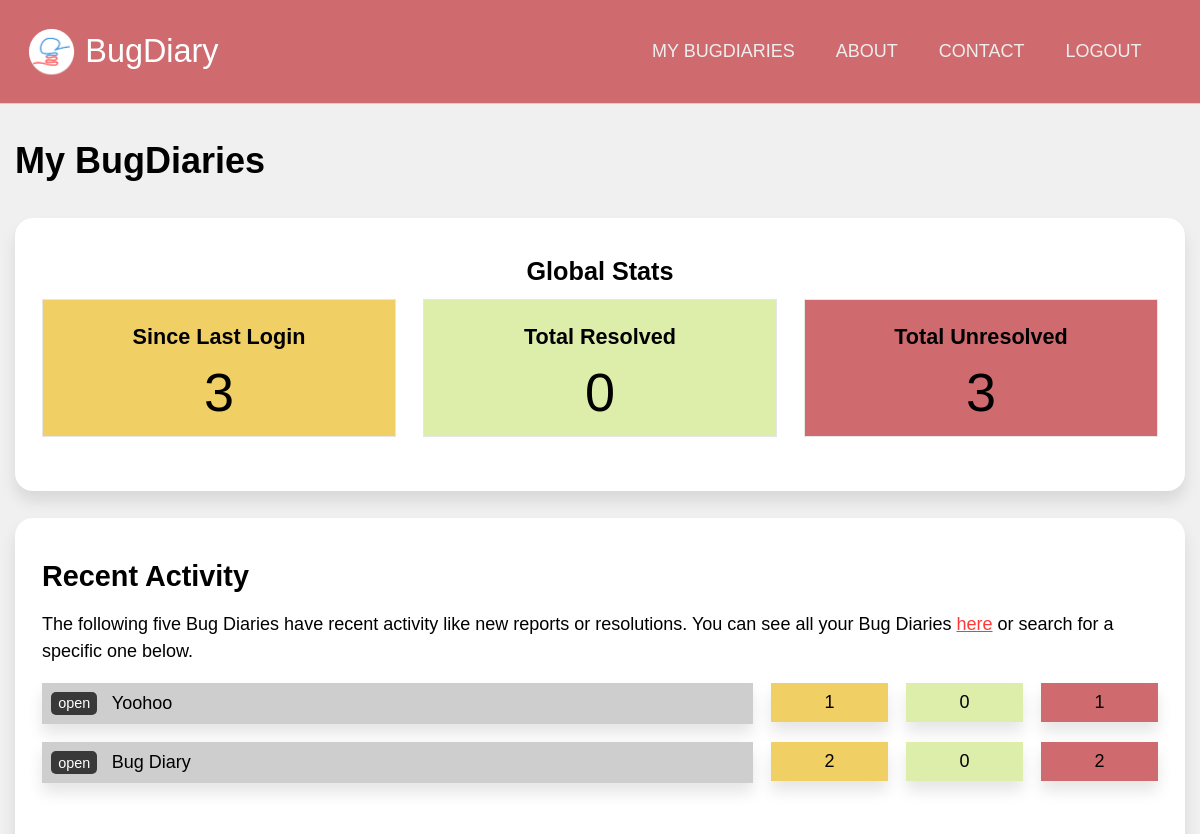
The page /users/dashboard (signed in, upper part) on the database as committed earlier.
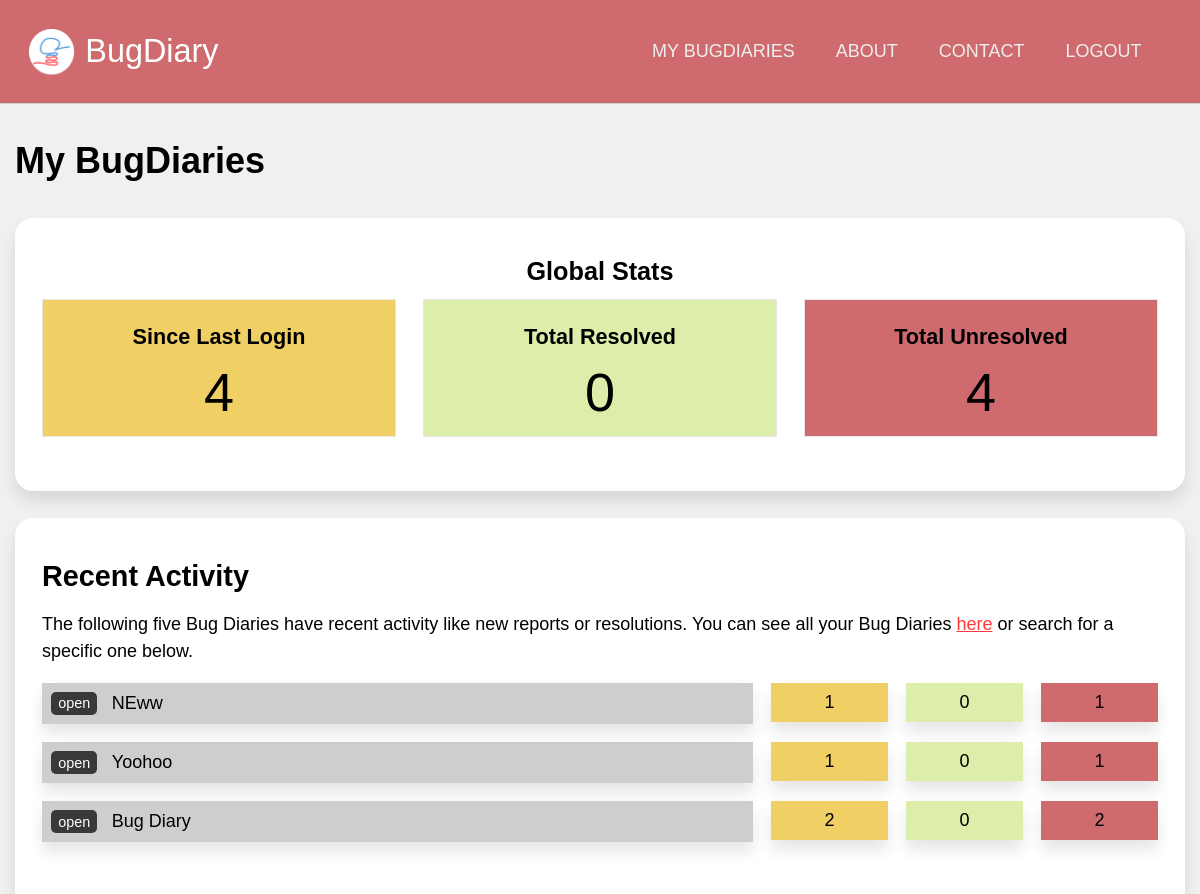
The same page on the database as committed later.
### application/models.py (models this page shows, shortened)
class Projects(db.Model):
    id  = db.Column(db.Integer, primary_key = True, nullable = False)
    url = db.Column(db.String(22), index = True, unique = True, nullable = False)
    name = db.Column(db.String(100), nullable = False)
    description = db.Column(db.Text, nullable = False)
    creation_date = db.Column(db.DateTime, index = True, nullable = False)
    expiry_date = db.Column(db.DateTime, index = True, nullable = False)
    status = db.Column(db.String(10), nullable = False)
    access_code = db.Column(db.String(50), nullable = True)
    last_activity = db.Column(db.DateTime(), default = dt.datetime.now())
    owner = db.Column(db.Integer, db.ForeignKey('users.id')) #linked
    bugs = db.relationship('Bugs', backref = 'containing_project', cascade = "all,delete")
    locations = db.relationship('Project_bug_locations', backref = 'locations_in', cascade = "all,delete")
    types = db.relationship('Project_bug_types', backref = 'types_in', cascade = "all,delete")
    settings = db.relationship('Project_settings', backref = 'settings_for', cascade = "all,delete", uselist = False)
    blog_posts = db.relationship('Blog_posts', backref= 'post_target', cascade = "all,delete")

### application/users/views.py (the view)
@users.route('/dashboard')
@login_required
def dashboard():
    since_last_login = Bugs.query.filter(Bugs.containing_project.has(Projects.id.in_([ proj.id for proj in current_user.owned_projects]))).filter_by(status = "PENDING").filter(Bugs.report_date > current_user.last_login).count()
    resolved = Bugs.query.filter(Bugs.containing_project.has(Projects.id.in_([ proj.id for proj in current_user.owned_projects]))).filter_by(status = "RESOLVED").count()
    unresolved = Bugs.query.filter(Bugs.containing_project.has(Projects.id.in_([ proj.id for proj in current_user.owned_projects]))).filter_by(status = "PENDING").count()
    project_list = current_user.collab_projects
    project_summaries = []
    for project in project_list:
        project_summaries.append({'name': project.name, 'description': project.description, 'url': project.url, 'last_activity': project.last_activity,
        'since_last_login': Bugs.query.filter_by(project = project.id).filter_by(status = "PENDING").filter(Bugs.report_date > current_user.last_login).count(),
        'resolved': Bugs.query.filter_by(project = project.id).filter_by(status = "RESOLVED").count(),
        'unresolved': Bugs.query.filter_by(project = project.id).filter_by(status = "PENDING").count()})
    def get_dates(p):
        return p['last_activity']
    for project in project_summaries:
        print(project['last_activity'])
    print('next')
    project_summaries.sort(key=get_dates, reverse=True)
    for project in project_summaries:
        print(project['last_activity'])
    return render_template('user_dash.html', user = current_user, since_last_login = since_last_login, resolved = resolved, unresolved = unresolved, project_summaries = project_summaries[:5])

### application/models.py (called while the page is built)
@login_manager.user_loader
def load_user(user_id):
    return Users.query.get(user_id)

### application/users/templates/users/user_dash.html (shortened to what this page needs)
{% extends 'confined.html' %}
{% import 'macros.html' as macros %}
{% block main %}
<h1>My BugDiaries</h1>
<div class="main-aside">
    <main>
        <div class="bg-white rounded shadowed block text-centered">
            <h3>Global Stats</h3>
            <div class="block-comparison-3">
                <div class="comp1 text-centered lined bg-yellow">
                    <h4>Since Last Login</h4>
                    <span class="bignum">{{ since_last_login }}</span>
                </div>
                <div class="comp2 text-centered lined bg-green">
                    <h4>Total Resolved</h4>
                    <span class="bignum">{{ resolved }}</span>
                </div>
                <div class="comp3 text-centered lined bg-red">
                    <h4>Total Unresolved</h4>
                    <span class="bignum">{{ unresolved }}</span>
                </div>
            </div>
        </div>
        <div class="bg-white rounded shadowed block">
            <h2>Recent Activity</h2>
            <p>
                The following five Bug Diaries have recent activity like new reports or resolutions. You can see all your Bug Diaries <a href="">here</a> or search for a specific one below.
            </p>
            {% for project in project_summaries %}
            <div class="project-summary">
                <div class="name shadowed">
                    <a href="{{ url_for('projects.dashboard', project_url = project['url']) }}">open</a><span onclick="toggleElement('sum-{{loop.index}}')">{{ project['name'] }}</span>
                </div>
                <div class="stats text-centered shadowed bg-yellow">
                    {{ project['since_last_login'] }}
                </div>
                <div class="stats text-centered shadowed bg-green">
                    {{ project['resolved'] }}
                </div>
                <div class="stats text-centered shadowed bg-red">
                    {{ project['unresolved'] }}
                </div>
            </div>
            {% endfor %}
            <div class="spacer-small"></div>
        </div>
    </main>
</div>
{% endblock %}

### application/templates/confined.html (shortened to what this page needs)
{% extends "base.html" %}
{% block templateMain %}
<main class="confined">
  {% block main %}
  {% endblock %}
</main>
{% endblock %}

### application/templates/base.html (shortened to what this page needs)
<!DOCTYPE html>
{% set version = "0.1.0" %}
<html lang="en" dir="ltr">
  <head>
    <link rel="stylesheet" href="{{ url_for('static', filename='css/unilay5.css') }}?v={{version}}">
    <link rel="stylesheet" href="{{ url_for('static', filename='css/custom.css') }}?v={{version}}">
  </head>
  <body class="unilay5">
    <header>
        <div id="logo"><a href="{{ url_for('core.index') }}">
            {% block custom_logo %}BugDiary{% endblock %}
        </a></div>
        <nav id="navigation">
          {% block custom_nav %}
          <a href="{{ url_for('users.dashboard') }}">MY BUGDIARIES</a>
          <a href="">ABOUT</a>
          <a href="">CONTACT</a>
          {% if current_user.is_authenticated %}
          <a href="{{ url_for('users.logout') }}">LOGOUT</a>
          {% endif %}
          {% endblock %}
        </nav>
    </header>
      {% block templateMain %}{% endblock %}
  </body>
</html>

### application/static/css/unilay5.css (style rules this page uses)
body { font-size: 18px; font-family: sans-serif; color: #000; margin: 0; padding: 0; background-color: #f0f0f0; }
header { background-color: #cf6b6e; border-bottom: 1px solid #d0d0d0; padding: 1.5em; display: grid; text-align: center; grid-template-areas: "logo nav"; }
header #logo { padding-left: 1.8em; line-height: 1.5em; grid-area: logo; background-image: url("../images/logo-small.png"); background-repeat: no-repeat; background-size: contain; text-align: left; font-size: 1.8em; }
header #logo a:link, header #logo a:visited { color: #fff; text-decoration: none; }
header nav, header #navigation { grid-area: nav; padding: 0.75em; text-align: right; z-index: 10; }
header nav a, header #navigation a { text-transform: uppercase; display: inline-block; color: #eeeeee; text-decoration: none; padding: 0 1em; font-family: "Trebuchet MS", Helvetica, sans-serif; }
.confined { max-width: 65em; margin-left: auto; margin-right: auto; }
p { line-height: 150%; }
a:link, a:visited { color: #ff3939; }
h2, h3, h4, h5 { margin: 0.5em 0; }
h1 { color: inherit; font-size: 2em; margin: 1em 0; }
h2 { color: inherit; font-size: 1.6em; }
h3 { color: inherit; font-size: 1.4em; }
h4 { color: inherit; font-size: 1.2em; }
.block { padding: 1.5em; margin-bottom: 1.5em; }
.block-comparison-3 { display: grid; grid-template-areas: "comp1 comp2 comp3"; grid-template-columns: 1fr 1fr 1fr; grid-gap: 1.5em; }
.block-comparison-3 .comp1 { grid-area: comp1; }
.block-comparison-3 .comp2 { grid-area: comp2; }
.block-comparison-3 .comp3 { grid-area: comp3; }
.block-comparison-3 .comp1, .block-comparison-3 .comp2, .block-comparison-3 .comp3 { padding: 0.75em; margin-bottom: 1.5em; }
.aside-main, .main-aside { display: grid; grid-gap: 1.5em; }
.aside-main main, .main-aside main { grid-area: main; }
.main-aside { grid-template-areas: "main aside"; grid-template-columns: auto 400px; }
@media screen and (max-width: 1200px) { .main-aside, .aside-main { grid-template-areas: "main" "aside"; grid-template-columns: auto; grid-template-rows: auto auto; } }
.spacer-small { padding-bottom: 2em; }
.lined { border: 1px solid #e6e6e6; }
.rounded { border-radius: 1em 1em 1em 1em; -moz-border-radius: 1em 1em 1em 1em; -webkit-border-radius: 1em 1em 1em 1em; }
.shadowed { -webkit-box-shadow: 0px 10px 15px 0px rgba(0, 0, 0, 0.1); -moz-box-shadow: 0px 10px 15px 0px rgba(0, 0, 0, 0.1); box-shadow: 0px 10px 15px 0px rgba(0, 0, 0, 0.1); }
.text-centered { text-align: center; }
.bg-white { background-color: #fff; }
.bg-green { background-color: #DDEDAA; }
.bg-red { background-color: #CF6B6E; }
.bg-yellow { background-color: #F0CF65; }

### application/static/css/custom.css (style rules this page uses)
.bignum { font-size: 3em; }
.project-summary, .bugs-table { display: flex; justify-content: space-between; gap: 1em; margin-bottom: 1em; align-items: flex-start; }
.project-summary .name { flex: 7; padding: 0.5em; background-color: #cecece; }
.project-summary .stats { flex: 1; padding: 0.5em; }
.project-summary .name a { display: inline-block; padding: 0.25em 0.5em; margin-right: 1em; background-color: #393939; text-decoration: none; color: #fff; border-radius: 5px; -moz-border-radius: 5px; -webkit-border-radius: 5px; font-size: 0.8em; }

Rows that differ between the two databases and show on the page:
added Projects: name "NEww", since_last_login "1", resolved "0", unresolved "1"
Other text that changed with them:
{{ since_last_login }}: "3" → "4"
{{ unresolved }}: "3" → "4"
